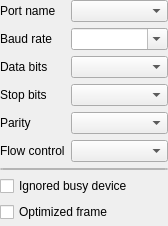
<?xml version="1.0" encoding="UTF-8"?>
<ui version="4.0">
 <class>HidDeviceUi</class>
 <widget class="QWidget" name="HidDeviceUi">
  <property name="geometry">
   <rect>
    <x>0</x>
    <y>0</y>
    <width>168</width>
    <height>226</height>
   </rect>
  </property>
  <property name="windowTitle">
   <string notr="true">Form</string>
  </property>
  <layout class="QGridLayout" name="gridLayout">
   <property name="leftMargin">
    <number>0</number>
   </property>
   <property name="topMargin">
    <number>0</number>
   </property>
   <property name="rightMargin">
    <number>0</number>
   </property>
   <property name="bottomMargin">
    <number>0</number>
   </property>
   <item row="1" column="0">
    <widget class="QLabel" name="label_2">
     <property name="sizePolicy">
      <sizepolicy hsizetype="Fixed" vsizetype="Preferred">
       <horstretch>0</horstretch>
       <verstretch>0</verstretch>
      </sizepolicy>
     </property>
     <property name="text">
      <string>Baud rate</string>
     </property>
    </widget>
   </item>
   <item row="0" column="1">
    <widget class="QComboBox" name="comboBoxPortName">
     <property name="editable">
      <bool>false</bool>
     </property>
    </widget>
   </item>
   <item row="5" column="0">
    <widget class="QLabel" name="label_6">
     <property name="sizePolicy">
      <sizepolicy hsizetype="Fixed" vsizetype="Preferred">
       <horstretch>0</horstretch>
       <verstretch>0</verstretch>
      </sizepolicy>
     </property>
     <property name="text">
      <string>Flow control</string>
     </property>
    </widget>
   </item>
   <item row="3" column="0">
    <widget class="QLabel" name="label_4">
     <property name="sizePolicy">
      <sizepolicy hsizetype="Fixed" vsizetype="Preferred">
       <horstretch>0</horstretch>
       <verstretch>0</verstretch>
      </sizepolicy>
     </property>
     <property name="text">
      <string>Stop bits</string>
     </property>
    </widget>
   </item>
   <item row="1" column="1">
    <widget class="QComboBox" name="comboBoxBaudRate">
     <property name="editable">
      <bool>true</bool>
     </property>
    </widget>
   </item>
   <item row="7" column="0" colspan="2">
    <widget class="QCheckBox" name="checkBoxIgnoredBusyDevices">
     <property name="text">
      <string>Ignored busy device</string>
     </property>
    </widget>
   </item>
   <item row="2" column="1">
    <widget class="QComboBox" name="comboBoxDataBits"/>
   </item>
   <item row="0" column="0">
    <widget class="QLabel" name="label">
     <property name="sizePolicy">
      <sizepolicy hsizetype="Fixed" vsizetype="Preferred">
       <horstretch>0</horstretch>
       <verstretch>0</verstretch>
      </sizepolicy>
     </property>
     <property name="text">
      <string>Port name</string>
     </property>
    </widget>
   </item>
   <item row="5" column="1">
    <widget class="QComboBox" name="comboBoxFlowControl"/>
   </item>
   <item row="4" column="0">
    <widget class="QLabel" name="label_5">
     <property name="sizePolicy">
      <sizepolicy hsizetype="Fixed" vsizetype="Preferred">
       <horstretch>0</horstretch>
       <verstretch>0</verstretch>
      </sizepolicy>
     </property>
     <property name="text">
      <string>Parity</string>
     </property>
    </widget>
   </item>
   <item row="2" column="0">
    <widget class="QLabel" name="label_3">
     <property name="sizePolicy">
      <sizepolicy hsizetype="Fixed" vsizetype="Preferred">
       <horstretch>0</horstretch>
       <verstretch>0</verstretch>
      </sizepolicy>
     </property>
     <property name="text">
      <string>Data bits</string>
     </property>
    </widget>
   </item>
   <item row="6" column="0" colspan="2">
    <widget class="QPushButton" name="pushButton">
     <property name="minimumSize">
      <size>
       <width>0</width>
       <height>2</height>
      </size>
     </property>
     <property name="maximumSize">
      <size>
       <width>16777215</width>
       <height>2</height>
      </size>
     </property>
     <property name="text">
      <string notr="true"/>
     </property>
    </widget>
   </item>
   <item row="4" column="1">
    <widget class="QComboBox" name="comboBoxParity"/>
   </item>
   <item row="3" column="1">
    <widget class="QComboBox" name="comboBoxStopBits"/>
   </item>
   <item row="8" column="0" colspan="2">
    <widget class="QCheckBox" name="checkBoxOptimizedFrame">
     <property name="text">
      <string>Optimized frame</string>
     </property>
    </widget>
   </item>
  </layout>
 </widget>
 <resources/>
 <connections/>
</ui>
